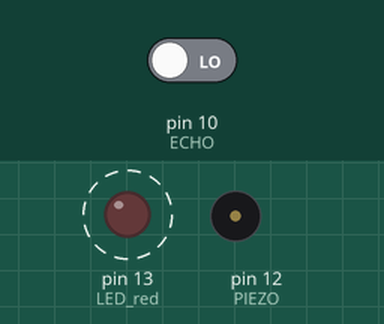
The sketch below on a simulated Arduino Uno, built with avr-gcc and run on an emulated ATmega328P. On the bench: output pins drawn as LEDs (lit = HIGH), buzzer (waves = sounding, pin HIGH). Dashed ring = blinking. The test bench sets the inputs (shaded band); at power-on: pin 10 (ECHO) LOW. Pins used as bus, display or sensor lines are not drawn; what the sketch prints to the serial monitor is not drawn.

Above: at 0.5 s.
Timing chart, 0 to 3.0 s (numbered marks = the images above):
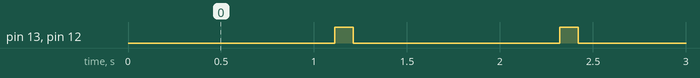

Measured:
- by itself, pin 13 (LED_red), pin 12 (PIEZO): alternates HIGH for 0.10 s and LOW for 1.1 s

The sketch:

08_Ultrasound_02.ino
```cpp
#define TRIG 9
#define ECHO 10
#define PIEZO 12
#define LED_red 13

void setup() {
  Serial.begin(9600);
  pinMode(TRIG, OUTPUT);
  pinMode(ECHO, INPUT);
  pinMode(PIEZO, OUTPUT);
  pinMode(LED_red, OUTPUT);
}

void loop() {
  digitalWrite(PIEZO, LOW);
  digitalWrite(LED_red, LOW);

  digitalWrite(TRIG, HIGH);
  delay(10);
  digitalWrite(TRIG, LOW);

  float duration = pulseIn(ECHO, HIGH);
  float distance = ((34000 * duration) / 1000000) / 2;

  Serial.print(distance);
  Serial.println(" CM");
  delay(100);

  if (distance < 100) {
    Serial.println("PIEZO - LED_red");
    digitalWrite(PIEZO, HIGH);
    digitalWrite(LED_red, HIGH);
    }
  delay(100);
}
```
